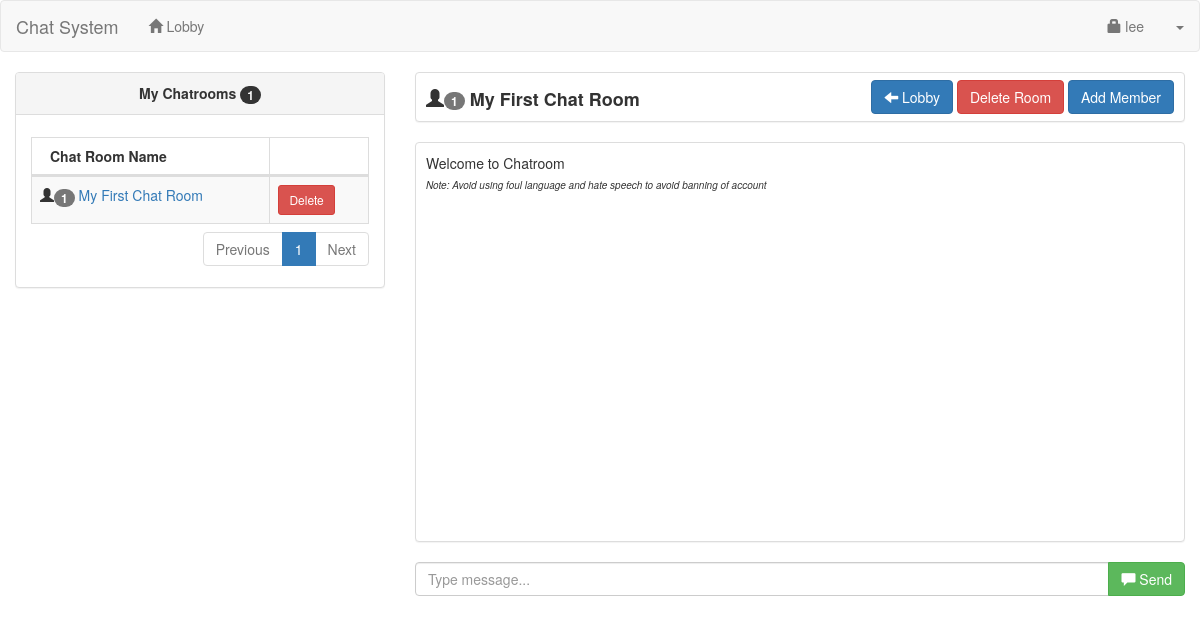
The page /user/chatroom.php?id=1 (signed in) on the database its author committed.
### tables this page shows
CREATE TABLE `user` (
  `userid` int(11) NOT NULL,
  `username` varchar(30) NOT NULL,
  `password` varchar(150) NOT NULL,
  `uname` varchar(60) NOT NULL,
  `photo` varchar(200) NOT NULL,
  `access` int(1) NOT NULL
);

CREATE TABLE `chat_member` (
  `chat_memberid` int(11) NOT NULL,
  `chatroomid` int(11) NOT NULL,
  `userid` int(11) NOT NULL
);

CREATE TABLE `chatroom` (
  `chatroomid` int(11) NOT NULL,
  `chat_name` varchar(60) NOT NULL,
  `date_created` datetime NOT NULL,
  `chat_password` varchar(30) NOT NULL,
  `userid` int(11) NOT NULL
);

### user/session.php (called while the page is built, shortened)
<?php
	include('../conn.php');
	$sq=mysqli_query($conn,"select * from `user` where userid='".$_SESSION['id']."'");
	$srow=mysqli_fetch_array($sq);
	$user=$srow['username'];
?>

### user/navbar.php (shortened to what this page needs)
<nav class="navbar navbar-default">
    <div class="container-fluid">
		<div class="navbar-header">
			<a class="navbar-brand" href="https://code-projects.org">Chat System</a>
		</div>
		<ul class="nav navbar-nav">
			<li><a href="index.php"><span class="glyphicon glyphicon-home"></span> Lobby</a></li>
		</ul>
		<ul class="nav navbar-nav navbar-right">
			<li><a href="#account" data-toggle="modal"><span class="glyphicon glyphicon-lock"></span> <?php echo $user; ?></a></li>
			<li class="dropdown">
				<a class="dropdown-toggle" data-toggle="dropdown" href="#"><span class="caret"></span></a>
			</li>
		</ul>
    </div>
</nav>

### user/mychat.php
<div class="col-lg-4">
	<div class="panel panel-default">
	<?php
		$me=mysqli_query($conn,"select * from chat_member left join chatroom on chatroom.chatroomid=chat_member.chatroomid where chat_member.userid='".$_SESSION['id']."' order by chatroom.date_created desc");
		$numme=mysqli_num_rows($me);
	?>
		<div class="panel-heading"><center><strong>My Chatrooms <span class="badge"><?php echo $numme; ?></span></strong></center></div>
		<div class="panel-body">
		<table width="100%" class="table table-striped table-bordered table-hover" id="myChatRoom">
			<thead>
			<th>Chat Room Name</th>
			<th></th>
			</thead>
			<tbody>
			<?php
				$my=mysqli_query($conn,"select * from chat_member left join chatroom on chatroom.chatroomid=chat_member.chatroomid where chat_member.userid='".$_SESSION['id']."' order by chatroom.date_created desc");
					while($myrow=mysqli_fetch_array($my)){
						$nq=mysqli_query($conn,"select * from chat_member where chatroomid='".$myrow['chatroomid']."'");
						?>
						<tr>
							<td><span class="glyphicon glyphicon-user"></span><span class="badge"><?php echo mysqli_num_rows($nq); ?></span> <a href="chatroom.php?id=<?php echo $myrow['chatroomid']; ?>"><?php echo $myrow['chat_name']; ?></a></td>
							<td>
								<?php
									$memb=mysqli_query($conn,"select * from chatroom where userid='".$_SESSION['id']."' and chatroomid='".$myrow['chatroomid']."'");
									if (mysqli_num_rows($memb)>0){
										?>
										<button type="button" class="btn btn-danger btn-sm delete2" value="<?php echo $myrow['chatroomid']; ?>">Delete</button>
										<?php
									}
									else{
										?>
										<button type="button" class="btn btn-warning btn-sm leave2" value="<?php echo $myrow['chatroomid']; ?>">Leave</button>
										<?php
									}
								?>
							</td>
						</tr>
						<?php
					}
			?>
			</tbody>
		</table>
		</div>
	</div>
</div>

### user/room.php (shortened to what this page needs)
<div class="col-lg-8">
          <div class="panel panel-default" style="height:50px;">
		<span style="font-size:18px; margin-left:10px; position:relative; top:13px;"><strong><span  id="user_details"><span class="glyphicon glyphicon-user"></span><span class="badge"><?php echo mysqli_num_rows($cmem); ?></span></span> <?php echo $chatrow['chat_name']; ?></strong></span>
			<?php
				$rm=mysqli_query($conn,"select * from chat_member left join `user` on user.userid=chat_member.userid where chatroomid='$id'");
				while($rmrow=mysqli_fetch_array($rm)){
					?>
					<?php
						$creq=mysqli_query($conn,"select * from chatroom where chatroomid='$id'");
							?>
					<?php
				}
			?>
		<div class="pull-right" style="margin-right:10px; margin-top:7px;">
			<?php
				if ($chatrow['userid']==$_SESSION['id']){
					?>
					<a href="index.php" class="btn btn-primary"><span class="glyphicon glyphicon-arrow-left"></span> Lobby</a>
					<a href="#delete_room" data-toggle="modal" class="btn btn-danger">Delete Room</a>
					<a href="#add_member" data-toggle="modal" class="btn btn-primary">Add Member</a>
					<?php
				}
				else{
					?>
					<a href="index.php" class="btn btn-primary"><span class="glyphicon glyphicon-arrow-left"></span> Lobby</a>
					<a href="#leave_room" data-toggle="modal" class="btn btn-warning">Leave Room</a>
					<?php
				}
			?>
		</div>
	</div>
	<div>
		<div class="panel panel-default" style="height: 400px;">
			<div style="height:10px;"></div>
			<span style="margin-left:10px;">Welcome to Chatroom</span><br>
			<span style="font-size:10px; margin-left:10px;"><i>Note: Avoid using foul language and hate speech to avoid banning of account</i></span>
			<div style="height:10px;"></div>
		</div>
		<div class="input-group">
			<input type="text" class="form-control" placeholder="Type message..." id="chat_msg">
			<span class="input-group-btn">
			<button class="btn btn-success" type="submit" id="send_msg" value="<?php echo $id; ?>">
			<span class="glyphicon glyphicon-comment"></span> Send
			</button>
			</span>
		</div>
	</div>
</div>

### rows shown on the page
user: username "lee"
chat_member: mysqli_num_rows($nq) "1", chatroomid.chat_name "My First Chat Room"
chatroom: chat_name "My First Chat Room"

### other values the page prints
$numme "1"
mysqli_num_rows($cmem) "1"
